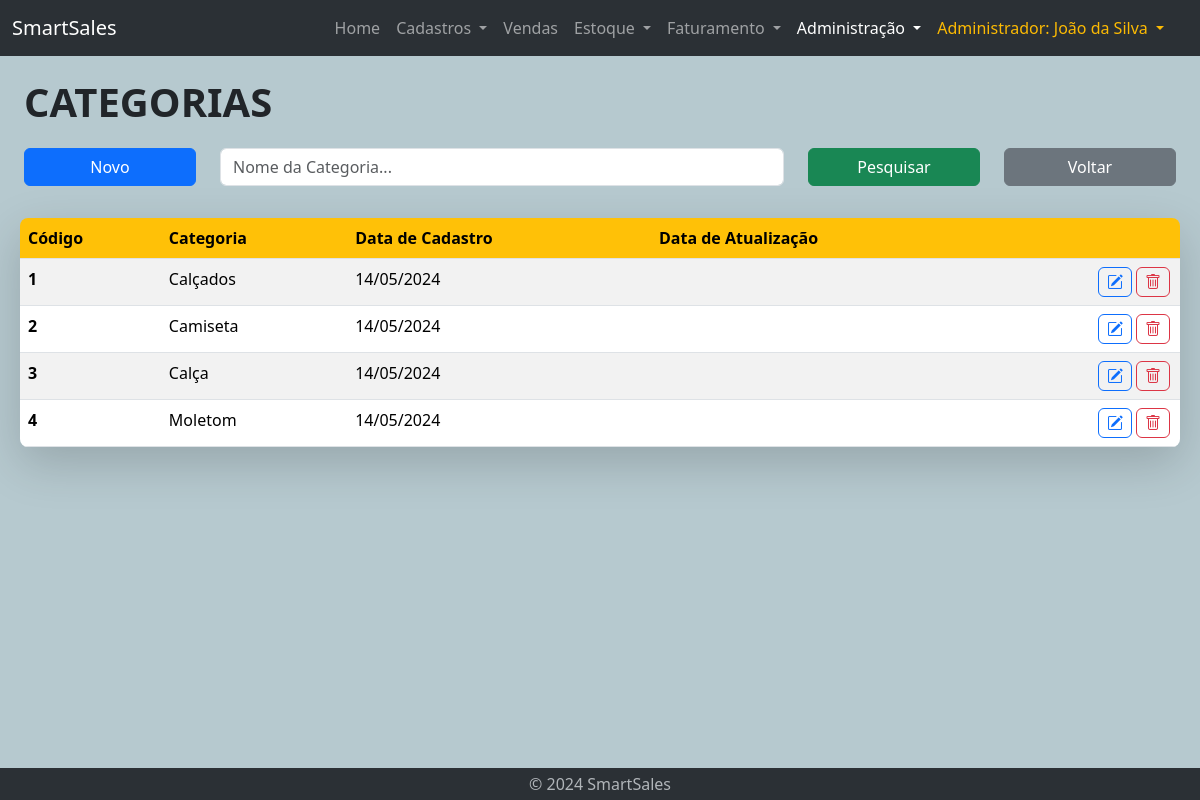
/admin-lst-categoria.php (signed in), run on the app's committed database.
### tables this page shows
CREATE TABLE categoria (
    id int AUTO_INCREMENT PRIMARY KEY,
    nome VARCHAR(255) NOT NULL,
    data_cad DATE,
    data_updt DATE
);

### admin-lst-categoria.php (the view, shortened to what this page needs)
<!DOCTYPE html>
<html lang="en">
<head>
    <?php require "geral/links.php" ?>
</head>
<body id="admin">
    <?php require "geral/navbar.php" ?>
    <?php require 'bd/connection.php'; ?>
    <div class="container-fluid mt-3 home">
        <div class="container-fluid">
            <div class="title-text">
                CATEGORIAS
            </div>
        </div>
        <div class="container-fluid mt-3">
            <form action="admin-lst-categoria.php" method="post">
                <div class="row">
                    <div class="col-lg-2 col-sm-2 col-3">
                        <button type="button" class="btn btn-primary mb-3 w-100" onclick="window.location.href='admin-cad-categoria.php'">Novo</button>
                    </div>
                    <div class="col-lg-6 col-sm-7 col-9">
                            <input type="text" name="nomeCategoria" class="form-control mb-3" id="inputPesquisa" placeholder="Nome da Categoria..."
                                value="<?php echo isset($_POST['nomeCategoria']) ? $_POST['nomeCategoria'] : ''; ?>">
                    </div>
                    <div class="col-lg-2 col-sm-3 col-12">
                        <button type="submit" class="btn btn-success mb-3 w-100">Pesquisar</button>
                    </div>
                    <div class="col-lg-2 col-sm-2 col-12">
                        <button type="button" class="btn btn-secondary mb-3 w-100" onclick="window.location.href='admin-produto.php'">Voltar</button>
                    </div>
                </div>
            </form>
        </div>
        <div class="container-fuid mt-3 ms-lg-2 me-lg-2 shadow-lg rounded-3">
            <?php
                $conn = new mysqli($servername, $username, $password, $database);
                $sql = "SELECT t1.id, t1.nome, t1.data_cad, t1.data_updt FROM categoria t1";
                ?>
                <div class='table-responsive table-wrapper'>
                    <table class='table table-striped table-hover rounded-3 overflow-hidden' id='myTable'>
                	    <thead class='thead-yellow'>
                            <tr>
                                <th scope='col'>Código</th>
                                <th scope='col'>Categoria</th>
                                <th scope='col'>Data de Cadastro</th>
                                <th scope='col'>Data de Atualização</th>
                                <th scope='col'> </th>
                            </tr>
                	    </thead>
                <?php
                if ($result = $conn->query($sql)) {
                    if ($result->num_rows > 0) {
                        echo "<tbody>";
                        while ($row = $result->fetch_assoc() ) {
                            $dataN = explode('-', $row["data_cad"]);
                            $ano_cad = $dataN[0];
                            $mes_cad = $dataN[1];
                            $dia_cad = $dataN[2];
                            $cod = $row["id"];
                            $nova_data_cad = $dia_cad . '/' . $mes_cad . '/' . $ano_cad;
                            echo "<tr>";
                            echo "  <th scope'row'>";
                            echo $cod;
                            echo "  </th><td>";
                            echo $row["nome"];
                            echo "  </td><td>";
                            echo $nova_data_cad;
                            echo "  </td><td>";
                            echo "  </td>";
            ?>
                                <td>
                                    <button type="button" class="btn btn-outline-danger"
                                    data-bs-toggle="tooltip" data-bs-placement="left" data-bs-title="Excluir categoria" data-bs-custom-class="custom-tooltip"
                                    onclick="window.location.href='admin-del-categoria.php?id=<?php echo $cod; ?>'">
                                        <a class="bi bi-trash"></a>
                                    </button>
                                    <button type="button" class="btn btn-outline-primary"
                                    data-bs-toggle="tooltip" data-bs-placement="left" data-bs-title="Editar categoria" data-bs-custom-class="custom-tooltip"
                                    onclick="window.location.href='admin-updt-categoria.php?id=<?php echo $cod; ?>'">
                                        <a class="bi bi-pencil-square"></a>
                                    </button>
                                </td>
                            </tr>
            <?php
                        }
                        echo "</tbody>";
                    }
                    echo "  </table>";
                    echo "</div>";
                } else {
                    echo "Erro executando SELECT: " . $conn->connect_error;
                }
            ?>
        </div>
    </div>
    <?php require "geral/footer.php" ?>
</body>
</html>

### css/style.css (style rules this page uses)
body { display: flex; flex-direction: column; min-height: 100vh; background-color: #b6c9cf; }
.container-fluid.home { flex: 1; margin-bottom: 1rem; }
.title-text { font-weight: 900; font-size: 40px; }
div.table-responsive #myTable .btn { padding: 2px 8px; float: right; margin: 0px 2px; }
div.table-responsive #myTable { margin-bottom: 0px; }
div.table-responsive #myTable a { color: inherit; }
.thead-yellow { --bs-table-color: black; --bs-table-bg: #ffc107; color: var(--bs-table-color); }

### data on the page
categoria: id "1", nome "Calçados", data_cad "14/05/2024"
categoria: id "2", nome "Camiseta", data_cad "14/05/2024"
categoria: id "3", nome "Calça", data_cad "14/05/2024"
categoria: id "4", nome "Moletom", data_cad "14/05/2024"

### other printed values
$_SESSION['cargo_nome'] "Administrador"
$_SESSION['nome'] "João da Silva"
